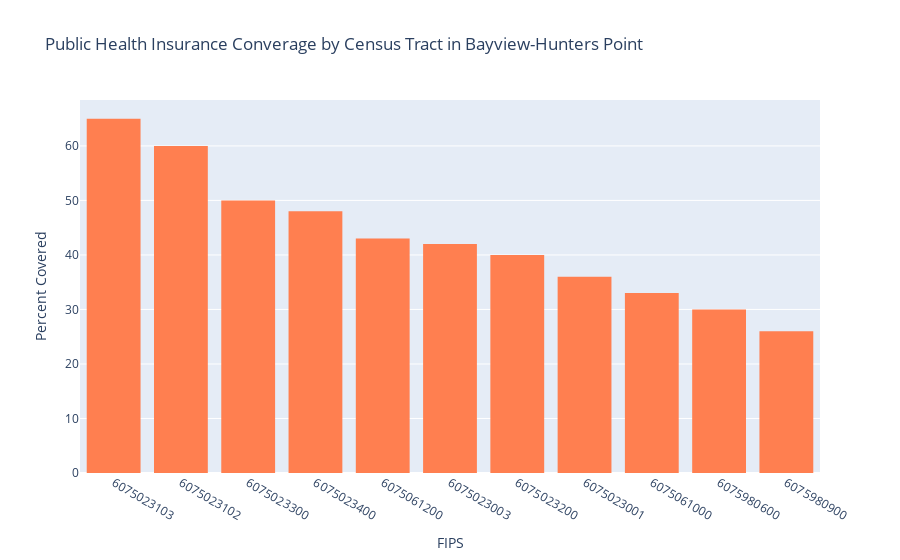

Write notebook code for a chart like this one.
### Code cell
# creating an interactive bar chart for public health insurance coverage in Bayview/Hunters Point
HPBV_sorted[['FIPS','Percent Covered']].head(5)

fig=px.bar(HPBV_sorted.head(11),
           x='FIPS',
           y='Percent Covered',
           title='Public Health Insurance Converage by Census Tract in Bayview-Hunters Point'
          )
fig.update_traces(marker_line_width=0, marker_color='coral')
           
fig.show()

### Figure 1 — Plotly figure (JSON) as saved in the notebook; plotly's stock layout.template omitted (floating-point values rounded to 4 significant figures)
{"data": [{"alignmentgroup": "True", "hovertemplate": "FIPS=%{x}<br>Percent Covered=%{y}<extra></extra>", "legendgroup": "", "marker": {"color": "coral", "line": {"width": 0}, "pattern": {"shape": ""}}, "name": "", "offsetgroup": "", "orientation": "v", "showlegend": false, "textposition": "auto", "type": "bar", "x": ["6075023103", "6075023102", "6075023300", "6075023400", "6075061200", "6075023003", "6075023200", "6075023001", "6075061000", "6075980600", "6075980900"], "xaxis": "x", "y": [65, 60, 50, 48, 43, 42, 40, 36, 33, 30, 26], "yaxis": "y"}], "layout": {"autosize": true, "barmode": "relative", "legend": {"tracegroupgap": 0}, "title": {"text": "Public Health Insurance Converage by Census Tract in Bayview-Hunters Point"}, "xaxis": {"anchor": "y", "autorange": true, "domain": [0, 1], "range": [-0.5, 10.5], "title": {"text": "FIPS"}, "type": "category"}, "yaxis": {"anchor": "x", "autorange": true, "domain": [0, 1], "range": [0, 68.42], "title": {"text": "Percent Covered"}, "type": "linear"}}}
